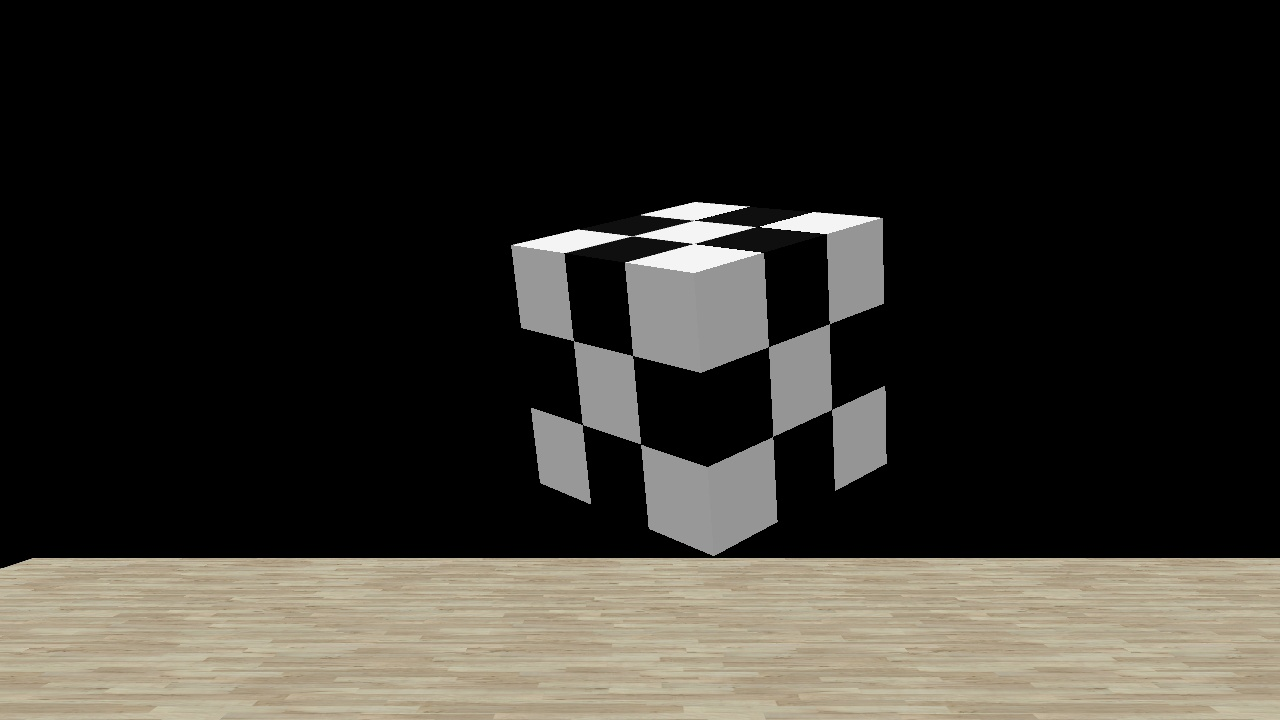
#> input picture python/image1.jpg, 1280 x 720 px, found by its file name
$ jupyter execute --allow-errors MoCap-Nov01.ipynb
#> lines starting #> are read from the running program, lines starting #| are printed output that depends on the picture; after the words box and inside, x2 and y2 are one past the last pixel; in counts of white or black regions, pixels touching at a corner belong together
# Camera calibration Sim

Objective: know the camera calibration info to reconstruct the camera matrix.

The mapping between a world point $P$ and your projection $p$ in the image plane is described by:

$$ \tilde{p} = M_{int} \cdot M_{ext} \cdot \tilde{P} $$

Where:

$$ M_{int} = \begin{bmatrix}
f_x&0 &O_x \\
0& f_y&O_y \\
0& 0&1
\end{bmatrix} $$

and

$$ M_{ext} = \begin{bmatrix}
r_{11}&r_{12}  &r_{13} & t_x \\ r_{21} &r_{22} &r_{23}&t_y \\ r_{31}&r_{32} &r_{33}  & t_z\\ 0&0&0&1
\end{bmatrix} $$

$M_{int}$ represents the internal parameters of the camera.
- $(f_x,f_y)$ are the focal distance in pixels, in the $x$ and $y$ directions
- $(O_x,O_y)$ is the principal point

$M_{ext}$ represents the position and orientation of the camera in the world coordinate frame

---

### This parameters must be recovers this parameters from the simulation.

The internal parameters must be recover from the vision sensor properties.

<p align = "center">

</p>

**Fist problem:** Cannot set the focal length.
- Use the perspective angle to set the focal length.
- $ \alpha = 2\cdot\text{atan}(\frac{d}{2f})$, where $\alpha$ is the perspective angle, $d$ is the sensor size and $f$ is the focal length.
- This parameters can be recovered from the Raspberry Pi Camera V2 Documentation.

**Second problem:** Cannot know the pixel density.
- The $K$ is definied using the focal lenght in pixels units, not in milimeters.
- To convert, it's necessary to know the pixel density of the vision sensor.
- Set to the pixel density of the V2 Cam?

---

The camera extrinsic parameters are recovered from the simulation using `sim.getObjectMatrix()`. This function returns the position and orientation of an object in relation to another

<p align = "center">

</p>

Your arguments are:
- objectHandle
- relativeToObjectHandle: indicates relative to which reference frame the matrix is specified.
    - Specify sim.handle_world to set the absolute transformation matrix, sim.handle_inverse to set the inverse of the absolute transformation matrix, sim.handle_parent to set the transformation matrix relative to the object's parent, or an object handle relative to whose reference frame the transformation matrix is specified.

[cell 1]
# Import librarys
import time
import math
import numpy as np
import cv2
import random
import glob
import matplotlib.pyplot as plt
from scipy.linalg import svd, rq
from coppeliasim_zmqremoteapi_client import RemoteAPIClient

## CoppeliaSim Scene config

#> (a cell that did not finish here is left out)

## Recover camera parameters from scene

[cell 3]
# Vision sensor internal parameters
# Run this before to adjust the perspective angle
def get_perspective_angle(focal_length, sensor_size):
    perspective_angle = 2*math.atan(sensor_size / (2*focal_length))
    perspective_angle = perspective_angle*(180/math.pi)
    print(perspective_angle)
    return perspective_angle

get_perspective_angle(3.04,3.68)

focal_length = 3.04
# Defined in vision sensor parameters
image_size = (1280,720)

# Pixel density defined by the sensor resolution
pixel_density = (830,829)

# Cria a matriz K
k_matrix = np.array([[focal_length*pixel_density[0], 0, image_size[0]/2],
                    [0, focal_length*pixel_density[1], image_size[1]/2],
                    [0, 0, 1]], dtype=np.float64)


# Get Vision_sensor transformation matrix
#> (the rest of this cell did not finish here and is left out)

## Get the calibration images

[cell 4]
isZhang = False

# Start simulation in CoppeliaSim
#> (the rest of this cell did not finish here and is left out)

## Extract world points

[cell 5]
if isZhang:
    patternSize = (7,7)
    squareSize = (10)
    imgSize = (1280,720)

    # [5 lines left out: function construct3DPoints, not called in this run]

    boardPoints = construct3DPoints(patternSize,squareSize)
    worldPoints = []

else:
    #Pontos no cubo que estão visiveis
    worldPoints = np.array([[0.,2.,0.],
                            [1.,0.,0.],
                            [2.,0.,0.],
                            [3.,0.,0.],
                            [0.,3.,1.],
                            [0.,2.,1.],
                            [0.,1.,1.],
                            [1.,0.,1.],
                            [2.,0.,1.],
                            [3.,0.,1.],
                            [0.,3.,2.],
                            [0.,2.,2.],
                            [0.,1.,2.],
                            [1.,0.,2.],
                            [2.,0.,2.],
                            [3.,0.,2.],
                            [0.,3.,3.],
                            [0.,2.,3.],
                            [0.,1.,3.],
                            [1.,0.,3.],
                            [2.,0.,3.],
                            [3.,0.,3.],
                            [1.,1.,3.],
                            [2.,3.,3.],
                            [2.,2.,3.],
                            [2.,1.,3.],
                            [3.,2.,3.]])
    print(worldPoints)

## Extract image points

[cell 6]
if isZhang:
    counter = 0
    imagePoints = []
    images = glob.glob('../calibration-images/*.jpg')

    for fname in images:
        img = cv2.imread(fname)
        gray = cv2.cvtColor(img, cv2.COLOR_BGR2GRAY)
        ret, corners = cv2.findChessboardCornersSB(gray, patternSize, None)
        if ret == True:
            print("Corners found in image" + str(fname)) #- see if corners are found
            imagePoints.append(corners)
            worldPoints.append(boardPoints)
            counter+=1

    print("using " + str(counter) + " images")

else:
    img = cv2.imread('image1.jpg')
#> img is the input picture: shape (720, 1280, 3); mean B, G, R 43.1, 48.8, 51.4

    # convert image to gray scale image
    gray = cv2.cvtColor(img, cv2.COLOR_BGR2GRAY)
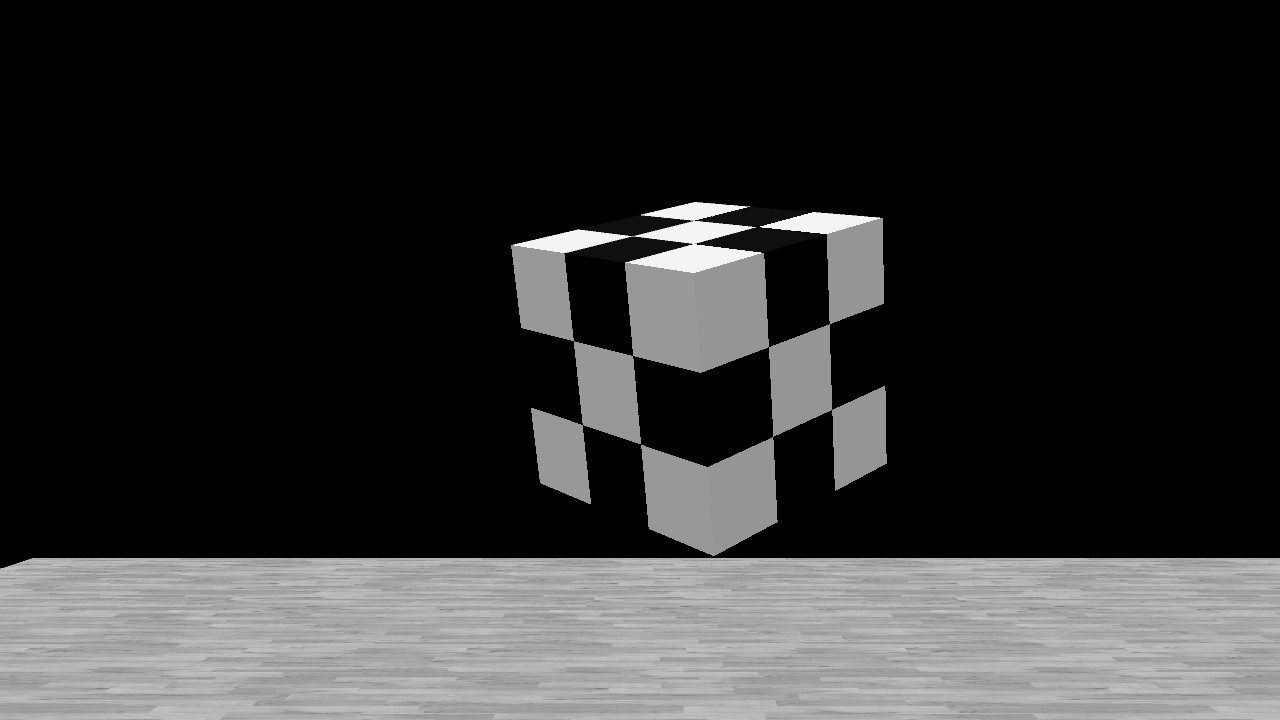
#> gray: shape (720, 1280); min 0, max 251, mean 48.9

    # detect corners with the goodFeaturesToTrack function.
    corners = cv2.goodFeaturesToTrack(gray, 27, 0.01, 10)
#> corners = 27 rows, first 8: [565, 254], [697, 243], [826, 235], [625, 262], [573, 340], [884, 386], [532, 409], [642, 446]

    print("number of corners detected: ",corners.shape[0])
#| number of corners detected:  27

    # Set the needed parameters to find the refined corners
    winSize = (5, 5)
    zeroZone = (-1, -1)
    criteria = (cv2.TERM_CRITERIA_EPS + cv2.TermCriteria_COUNT, 40, 0.001)
    # Calculate the refined corner locations
    corners = cv2.cornerSubPix(gray, corners, winSize, zeroZone, criteria)
#> corners = 27 rows, first 8: [564.3, 252.7], [694.7, 243.7], [826.4, 233.6], [625, 261.8], [573.6, 340.6], [883.8, 385.4], [530.4, 407.4], [640.4, 444]

    print(corners)
#> (printed output is left out)

    # we iterate through each corner,
    # making a circle at each point that we think is a corner.
    corners = np.intp(corners)
#> corners = 27 rows, first 8: [564, 252], [694, 243], [826, 233], [625, 261], [573, 340], [883, 385], [530, 407], [640, 443]
    for i in corners:
        x, y = i.ravel()
        cv2.circle(img, (x, y), 3, 255, -1)
#> this loop made 27 passes
#> (x, y) on passes 1 to 12: (564, 252), (694, 243), (826, 233), (625, 261), (573, 340), (883, 385), (530, 407), (640, 443), (589, 503), (759, 226), (834, 490), (640, 214)
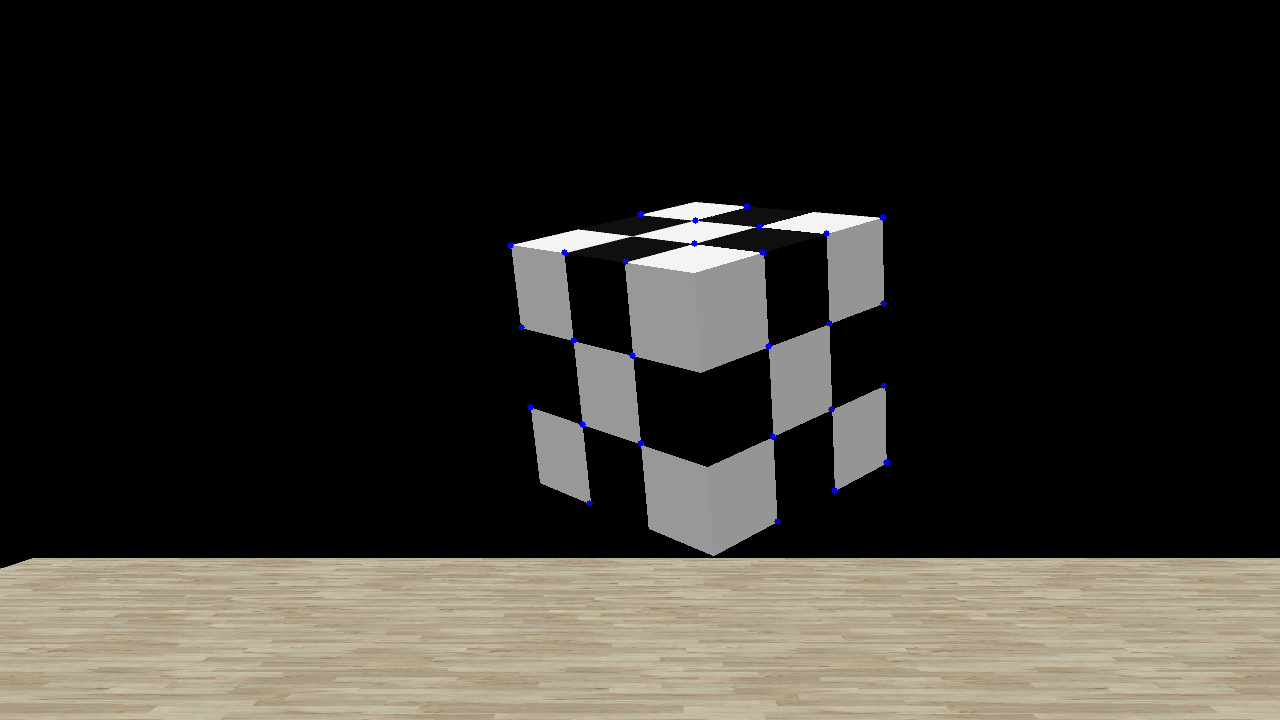
#> img: shape (720, 1280, 3); 0.08% of pixels changed, all inside (x1, y1, x2, y2) = (507, 203, 890, 525)

    plt.imshow(img), plt.show()
